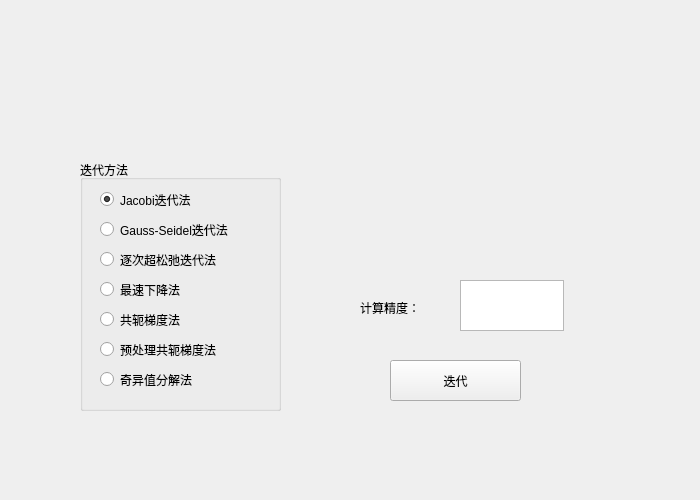
<?xml version="1.0" encoding="UTF-8"?>
<ui version="4.0">
 <class>E3t3</class>
 <widget class="QWidget" name="E3t3">
  <property name="geometry">
   <rect>
    <x>0</x>
    <y>0</y>
    <width>700</width>
    <height>500</height>
   </rect>
  </property>
  <property name="windowTitle">
   <string>Form</string>
  </property>
  <widget class="matWidget" name="widget" native="true">
   <property name="geometry">
    <rect>
     <x>50</x>
     <y>40</y>
     <width>261</width>
     <height>91</height>
    </rect>
   </property>
  </widget>
  <widget class="vecWidget" name="widget_2" native="true">
   <property name="geometry">
    <rect>
     <x>340</x>
     <y>160</y>
     <width>271</width>
     <height>91</height>
    </rect>
   </property>
  </widget>
  <widget class="vecWidget" name="widget_3" native="true">
   <property name="geometry">
    <rect>
     <x>350</x>
     <y>40</y>
     <width>251</width>
     <height>91</height>
    </rect>
   </property>
  </widget>
  <widget class="QGroupBox" name="groupBox">
   <property name="geometry">
    <rect>
     <x>80</x>
     <y>160</y>
     <width>201</width>
     <height>251</height>
    </rect>
   </property>
   <property name="title">
    <string>迭代方法</string>
   </property>
   <widget class="QRadioButton" name="radioButton">
    <property name="geometry">
     <rect>
      <x>20</x>
      <y>30</y>
      <width>121</width>
      <height>19</height>
     </rect>
    </property>
    <property name="text">
     <string>Jacobi迭代法</string>
    </property>
    <property name="checked">
     <bool>true</bool>
    </property>
   </widget>
   <widget class="QRadioButton" name="radioButton_2">
    <property name="geometry">
     <rect>
      <x>20</x>
      <y>60</y>
      <width>171</width>
      <height>19</height>
     </rect>
    </property>
    <property name="text">
     <string>Gauss-Seidel迭代法</string>
    </property>
   </widget>
   <widget class="QRadioButton" name="radioButton_3">
    <property name="geometry">
     <rect>
      <x>20</x>
      <y>90</y>
      <width>151</width>
      <height>19</height>
     </rect>
    </property>
    <property name="text">
     <string>逐次超松弛迭代法</string>
    </property>
   </widget>
   <widget class="QRadioButton" name="radioButton_4">
    <property name="geometry">
     <rect>
      <x>20</x>
      <y>120</y>
      <width>161</width>
      <height>19</height>
     </rect>
    </property>
    <property name="text">
     <string>最速下降法</string>
    </property>
   </widget>
   <widget class="QRadioButton" name="radioButton_5">
    <property name="geometry">
     <rect>
      <x>20</x>
      <y>150</y>
      <width>115</width>
      <height>19</height>
     </rect>
    </property>
    <property name="text">
     <string>共轭梯度法</string>
    </property>
   </widget>
   <widget class="QRadioButton" name="radioButton_6">
    <property name="geometry">
     <rect>
      <x>20</x>
      <y>180</y>
      <width>161</width>
      <height>19</height>
     </rect>
    </property>
    <property name="text">
     <string>预处理共轭梯度法</string>
    </property>
   </widget>
   <widget class="QRadioButton" name="radioButton_7">
    <property name="geometry">
     <rect>
      <x>20</x>
      <y>210</y>
      <width>115</width>
      <height>19</height>
     </rect>
    </property>
    <property name="text">
     <string>奇异值分解法</string>
    </property>
   </widget>
  </widget>
  <widget class="QPushButton" name="pushButton">
   <property name="geometry">
    <rect>
     <x>390</x>
     <y>360</y>
     <width>131</width>
     <height>41</height>
    </rect>
   </property>
   <property name="text">
    <string>迭代</string>
   </property>
  </widget>
  <widget class="QLabel" name="label">
   <property name="geometry">
    <rect>
     <x>360</x>
     <y>300</y>
     <width>72</width>
     <height>15</height>
    </rect>
   </property>
   <property name="text">
    <string>计算精度：</string>
   </property>
  </widget>
  <widget class="QPlainTextEdit" name="plainTextEdit">
   <property name="geometry">
    <rect>
     <x>460</x>
     <y>280</y>
     <width>104</width>
     <height>51</height>
    </rect>
   </property>
  </widget>
 </widget>
 <customwidgets>
  <customwidget>
   <class>matWidget</class>
   <extends>QWidget</extends>
   <header>matwidget.h</header>
   <container>1</container>
  </customwidget>
  <customwidget>
   <class>vecWidget</class>
   <extends>QWidget</extends>
   <header>vecwidget.h</header>
   <container>1</container>
  </customwidget>
 </customwidgets>
 <resources/>
 <connections/>
</ui>
